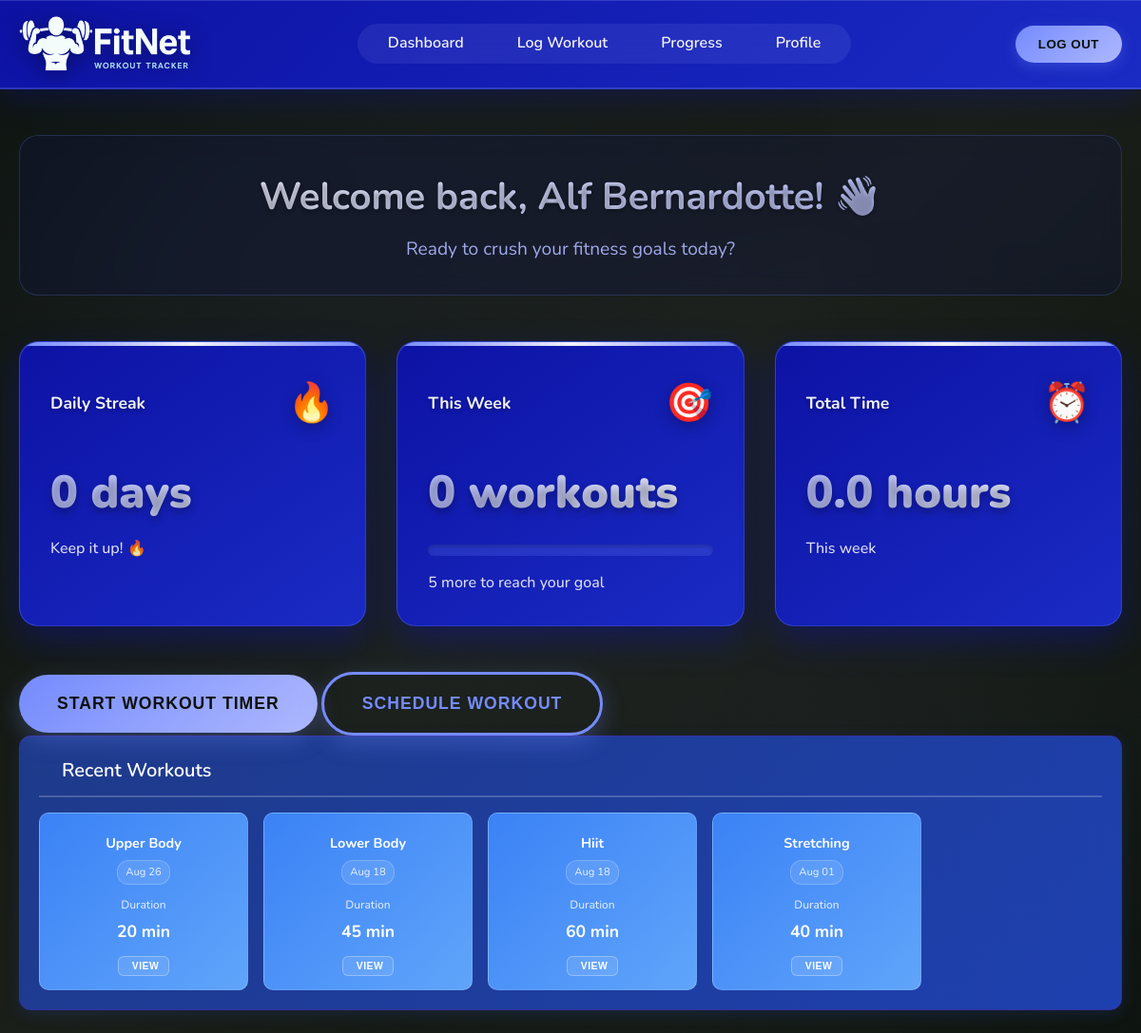
/dashboard (signed in), run on an earlier commit of the app's database.
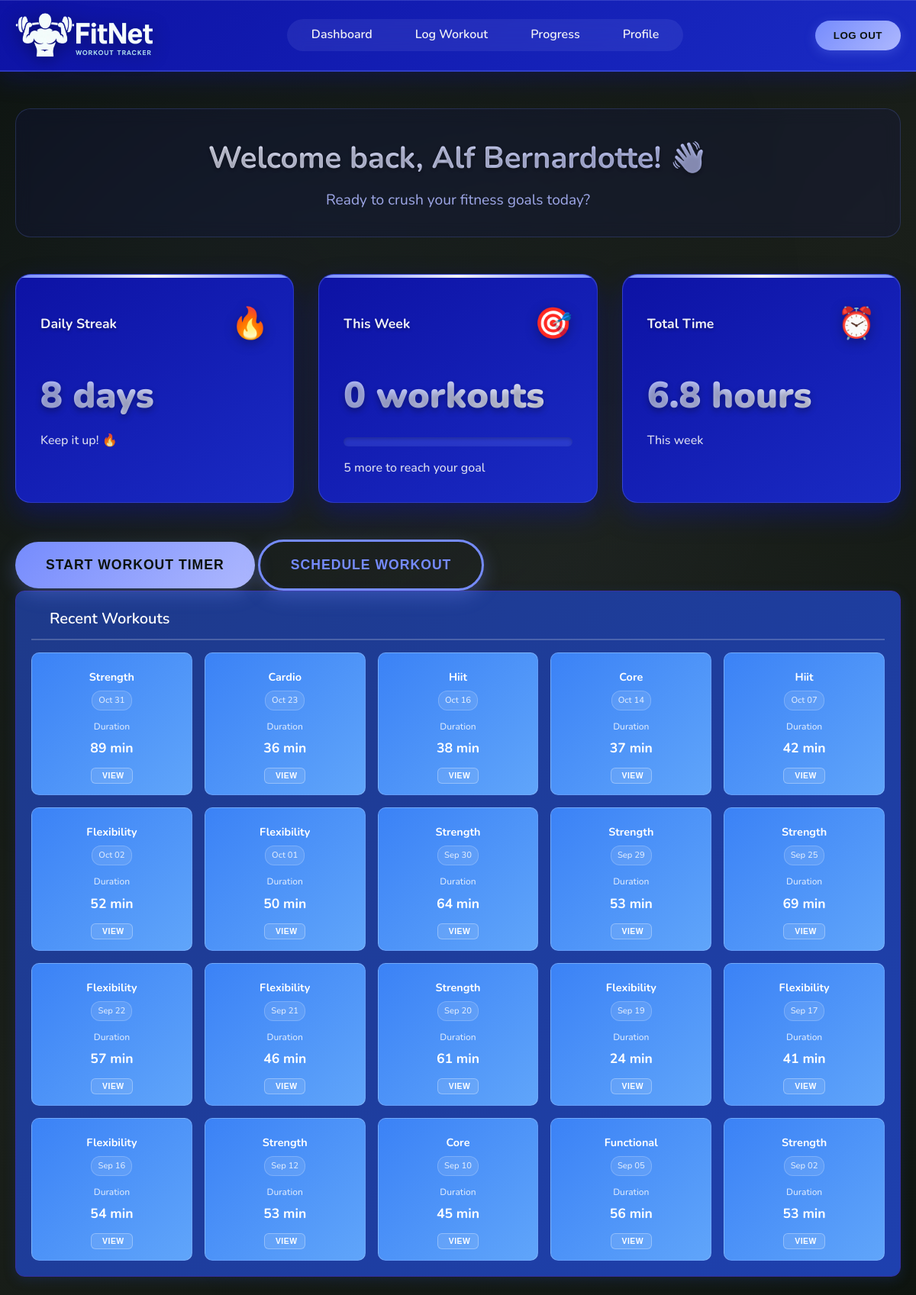
And on a later commit of the database.
### tables this page shows
CREATE TABLE "Workouts" (
                workout_id INTEGER PRIMARY KEY AUTOINCREMENT,
                user_id INTEGER NOT NULL,
                workout_type TEXT NOT NULL,
                start_time DATETIME,
                end_time DATETIME,
                duration_min INTEGER,
                calories_burned INTEGER,
                FOREIGN KEY (user_id) REFERENCES Users(user_id)
            );

### main.py (the view)
@app.route('/dashboard', methods=['GET'])
def dashboard():
    if 'user_id' not in session:
        return redirect(url_for('login'))
    print(f"DEBUG: Dashboard - session user_id: {session.get('user_id')}, session name: {session.get('name')}")  # Debug line
    conn = get_db_connection()
    user_data = conn.execute(
        'SELECT first_name, surname, email FROM Users WHERE user_id = ?',
        (session['user_id'],)
    ).fetchone()
    print(f"DEBUG: User data from DB: {dict(user_data) if user_data else 'None'}")  # Debug line
    if session.get('name') and session.get('name') != 'User':
        full_name = session.get('name')
    elif user_data and user_data['first_name'] and user_data['surname']:
        full_name = f"{user_data['first_name']} {user_data['surname']}"
        session['name'] = full_name
    else:
        full_name = "User"
    print(f"DEBUG: Final full_name: {full_name}")  # Debug line
    streak_query = '''
        SELECT COUNT(*) as streak FROM (
            SELECT DATE(start_time) as workout_date
            FROM Workouts
            WHERE user_id = ?
            GROUP BY workout_date
            ORDER BY workout_date DESC
        )
        WHERE workout_date >= DATE('now', '-6 days')
    '''
    streak_result = conn.execute(streak_query, (session['user_id'],)).fetchone()
    daily_streak = streak_result['streak'] if streak_result else 0
    weekly_workouts_query = (
        'SELECT COUNT(*) FROM Workouts '
        'WHERE user_id = ? AND start_time >= DATE("now", "-6 days")'
    )
    weekly_workouts = conn.execute(weekly_workouts_query, (session['user_id'],)).fetchone()[0]
    total_time_query = '''
        SELECT SUM(duration_min) FROM Workouts
        WHERE user_id = ? AND start_time >= DATE('now', '-6 days')
    '''
    total_time = conn.execute(total_time_query, (session['user_id'],)).fetchone()[0] or 0
    total_time_hours = total_time / 60
    recent_workouts_query = '''
        SELECT workout_id, workout_type, start_time, duration_min
        FROM Workouts
        WHERE user_id = ?
        ORDER BY start_time DESC
        LIMIT 20
    '''
    recent_workouts_raw = conn.execute(recent_workouts_query, (session['user_id'],)).fetchall()
    recent_workouts = []
    for workout in recent_workouts_raw:
        workout_dict = dict(workout)
        if workout_dict['start_time']:
            try:
                from datetime import datetime
                workout_dict['start_time'] = datetime.strptime(workout_dict['start_time'], '%Y-%m-%d %H:%M:%S')
            except (ValueError, TypeError):
                workout_dict['start_time'] = None
        try:
            workout_dict['duration_min'] = int(workout_dict['duration_min']) if workout_dict['duration_min'] else 0
        except (ValueError, TypeError):
            workout_dict['duration_min'] = 0
        try:
            workout_dict['workout_id'] = int(workout_dict['workout_id']) if workout_dict['workout_id'] else 0
        except (ValueError, TypeError):
            workout_dict['workout_id'] = 0
        recent_workouts.append(workout_dict)
    conn.close()
    return render_template(
        'dashboard.html',
        user=user_data,
        full_name=full_name,
        daily_streak=daily_streak,
        weekly_workouts=weekly_workouts,
        total_time=total_time,
        total_time_hours=total_time_hours,
        recent_workouts=recent_workouts
    )

### main.py (called while the page is built)
def get_db_connection():
    conn = sqlite3.connect('database/data_source.db')
    conn.row_factory = sqlite3.Row
    return conn

### templates/dashboard.html (shortened to what this page needs)
<!DOCTYPE html>
<html lang="en">
<head>
  <link rel="stylesheet" href="static/css/dashboard.css">
</head>
<body>
  <header class="header">
    <div class="container">
      <div class="logo">
        <img src="static/images/FitNet Logo.png" alt="FitNet Logo">
      </div>
      <nav class="navigation">
        <ul>
          <li><a href="/dashboard">Dashboard</a></li>
          <li><a href="/log-workout">Log Workout</a></li>
          <li><a href="/progress">Progress</a></li>
          <li><a href="/profile">Profile</a></li>
        </ul>
      </nav>
      <div class="actions">
        <button class="logout" onclick="window.location.href='/logout'">Log Out</button>
      </div>
    </div>
  </header>
  <main class="container">
    <div class="welcome-section">
      <h2>Welcome back, {{ full_name }}! 👋</h2>
      <p>Ready to crush your fitness goals today?</p>
    </div>
    <div class="stats-cards">
      <div class="card">
        <div class="card-header">
          <span>Daily Streak</span>
          <span class="icon flame">🔥</span>
        </div>
        <div class="card-content">
          <div class="value">{{ daily_streak }} days</div>
          <p>Keep it up! 🔥</p>
        </div>
      </div>
      <div class="card">
        <div class="card-header">
          <span>This Week</span>
          <span class="icon target">🎯</span>
        </div>
        <div class="card-content">
          <div class="value">{{ weekly_workouts }} workouts</div>
          <div class="progress-bar">
          </div>
          <p>{{ 5-weekly_workouts if weekly_workouts < 5 else 0 }} more to reach your goal</p>
        </div>
      </div>
      <div class="card">
        <div class="card-header">
          <span>Total Time</span>
          <span class="icon clock">⏰</span>
        </div>
        <div class="card-content">
          <div class="value">{{ "%.1f"|format(total_time_hours) }} hours</div>
          <p>This week</p>
        </div>
      </div>
    </div>
    <div class="quick-actions">
      <button class="start-workout" onclick="window.location.href='log-workout'">Start Workout Timer</button>
      <button class="schedule-workout">Schedule Workout</button>
    </div>
    <div class="recent-workouts-section">
        <div class="section-header">
            <h3> Recent Workouts</h3>
        </div>
        <div class="workouts-container">
            {% if recent_workouts %}
                {% for workout in recent_workouts %}
                <div class="workout-card">
                    <div class="workout-header">
                        <div class="workout-type">
                            <span class="workout-name">{{ workout.workout_type|title }}</span>
                        </div>
                        <div class="workout-date">
                            {{ workout.start_time.strftime('%b %d') if workout.start_time else 'Recently' }}
                        </div>
                    </div>
                    <div class="workout-details">
                        <div class="workout-stat">
                            <span class="stat-label">Duration</span>
                            <span class="stat-value">{{ workout.duration_min }} min</span>
                        </div>
                    </div>
                    <div class="workout-actions">
                        <button class="btn btn-outline btn-sm" onclick="viewWorkoutDetails({{ workout.workout_id if workout.workout_id else 0 }})">
                             View
                        </button>
                    </div>
                </div>
                {% endfor %}
            {% endif %}
        </div>
    </div>
  </main>
</body>
</html>

What changed in the data, as far as the page shows it:
no longer on this page (row edited): Workouts: workout_type "Upper Body", start_time "Aug 26", duration_min "20"
no longer on this page (row edited): Workouts: workout_type "Lower Body", start_time "Aug 18", duration_min "45"
no longer on this page (row edited): Workouts: workout_type "Hiit", start_time "Aug 18", duration_min "60"
no longer on this page (row edited): Workouts: workout_type "Stretching", start_time "Aug 01", duration_min "40"
now on this page (row edited): Workouts: workout_type "Strength", start_time "Oct 31", duration_min "89"
now on this page (row edited): Workouts: workout_type "Cardio", start_time "Oct 23", duration_min "36"
now on this page (row edited): Workouts: workout_type "Hiit", start_time "Oct 16", duration_min "38"
now on this page (row edited): Workouts: workout_type "Core", start_time "Oct 14", duration_min "37"
now on this page (row edited): Workouts: workout_type "Hiit", start_time "Oct 07", duration_min "42"
now on this page (row edited): Workouts: workout_type "Flexibility", start_time "Oct 02", duration_min "52"
now on this page (row edited): Workouts: workout_type "Flexibility", start_time "Oct 01", duration_min "50"
now on this page (row edited): Workouts: workout_type "Strength", start_time "Sep 30", duration_min "64"
now on this page (row edited): Workouts: workout_type "Strength", start_time "Sep 29", duration_min "53"
now on this page (row edited): Workouts: workout_type "Strength", start_time "Sep 25", duration_min "69"
now on this page (row edited): Workouts: workout_type "Flexibility", start_time "Sep 22", duration_min "57"
now on this page (row edited): Workouts: workout_type "Flexibility", start_time "Sep 21", duration_min "46"
now on this page (row edited): Workouts: workout_type "Strength", start_time "Sep 20", duration_min "61"
now on this page (row edited): Workouts: workout_type "Flexibility", start_time "Sep 19", duration_min "24"
now on this page (row edited): Workouts: workout_type "Flexibility", start_time "Sep 17", duration_min "41"
now on this page (row edited): Workouts: workout_type "Flexibility", start_time "Sep 16", duration_min "54"
now on this page (row edited): Workouts: workout_type "Strength", start_time "Sep 12", duration_min "53"
now on this page (row edited): Workouts: workout_type "Core", start_time "Sep 10", duration_min "45"
now on this page (row edited): Workouts: workout_type "Functional", start_time "Sep 05", duration_min "56"
now on this page (row edited): Workouts: workout_type "Strength", start_time "Sep 02", duration_min "53"
Also different on the page:
{{ daily_streak }}: "0" → "8"
{{ "%.1f"|format(total_time_hours) }}: "0.0" → "6.8"
